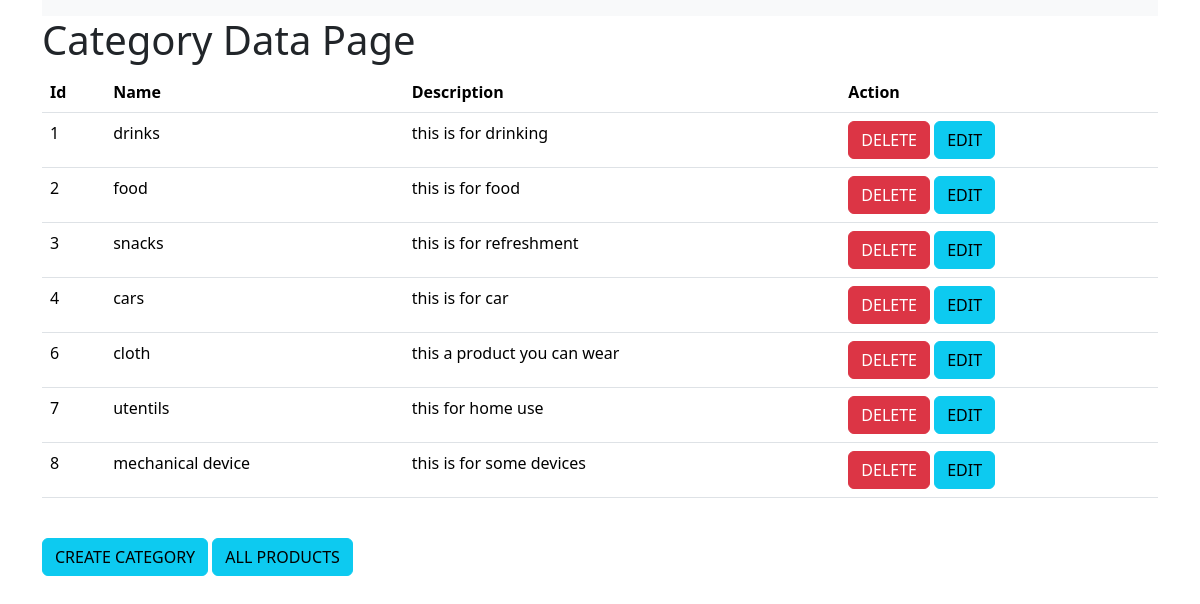
Page /allcat on the earlier database version.
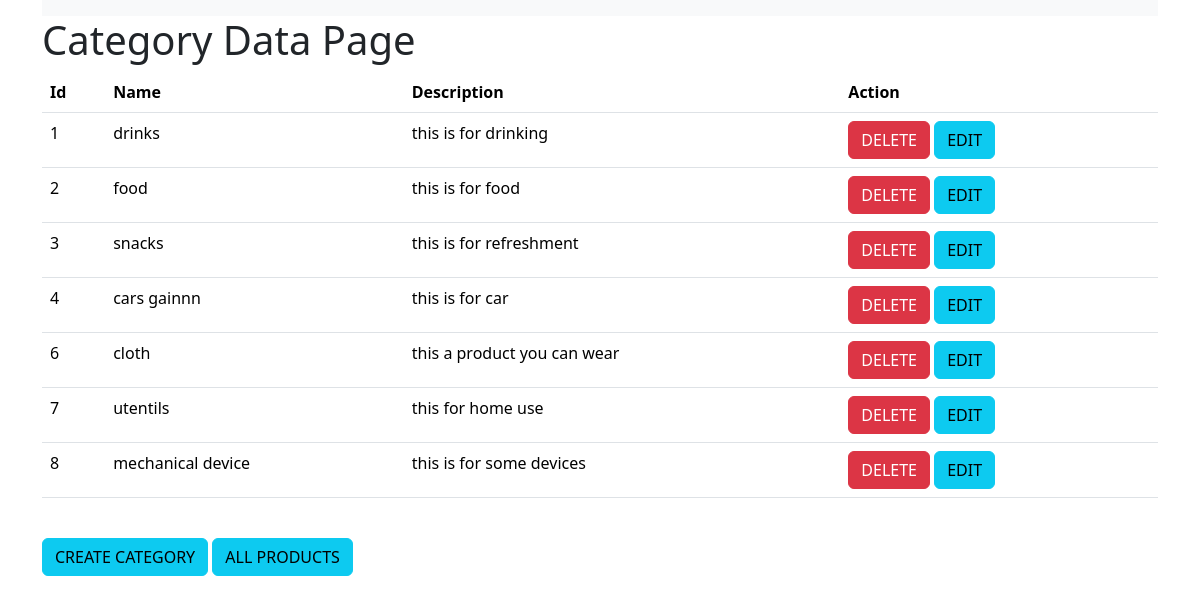
Same page on the later database version.
### inventoryapp/models.py (models this page shows, shortened)
class Category(models.Model):
    name = models.CharField(max_length=30, null=False)
    description = models.CharField(max_length=50, null=False)
    class Meta:
        verbose_name = "Categorie"

### inventoryapp/views.py (the view)
# urls.py: path('allcat', views.allcategory, name='allcat'),
def allcategory(request):
    all_cat = Category.objects.all()
    return render(request, "allcat.html", context={"all_cats": all_cat})

### templates/allcat.html (shortened to what this page needs)
<!DOCTYPE html>
<html lang="en">
<head>
     <link href="https://cdn.jsdelivr.net/npm/bootstrap@5.3.2/dist/css/bootstrap.min.css" rel="stylesheet"
>
</head>
<body>
<div class="container">
  <div class="row justify-content-center">
    <div class="col-md-12">
<nav class="navbar bg-dark navbar-expand-lg bg-body-tertiary">
</nav>
  <marquee><h1> Category Data Page</h1></marquee>
        <table class="table">
          <thead>
            <tr>
                <th scope="col">Id</th>
                <th scope="col">Name</th>
                <th scope="col">Description</th>
                <th scope="col">Action</th>
            </tr>
          </thead>
          <tbody>
             {% for cat in all_cats %}
            <tr>
                <td>{{cat.id}}</td>
                <td>{{cat.name}}</td>
                <td>{{cat.description}}</td>
                <td><a href="{% url 'removecat' cat.id %}" class="btn btn-danger">DELETE</a>
                    <a href="{% url 'updatecat' cat.id %}" class="btn btn-info">EDIT</a>
                </td>
            </tr>
            {% endfor %}
          </tbody>
        </table><br>
         <a href="{% url 'createcategory' %}" class="btn btn-info">CREATE CATEGORY</a>
        <a href="{% url 'allproducts'%}" class="btn btn-info">ALL PRODUCTS</a>
        <br><br>
    </div>
  </div>
</div>
</body>
</html>

Differences in the rows shown:
changed Category "this is for car": name "cars" → "cars gainnn"
